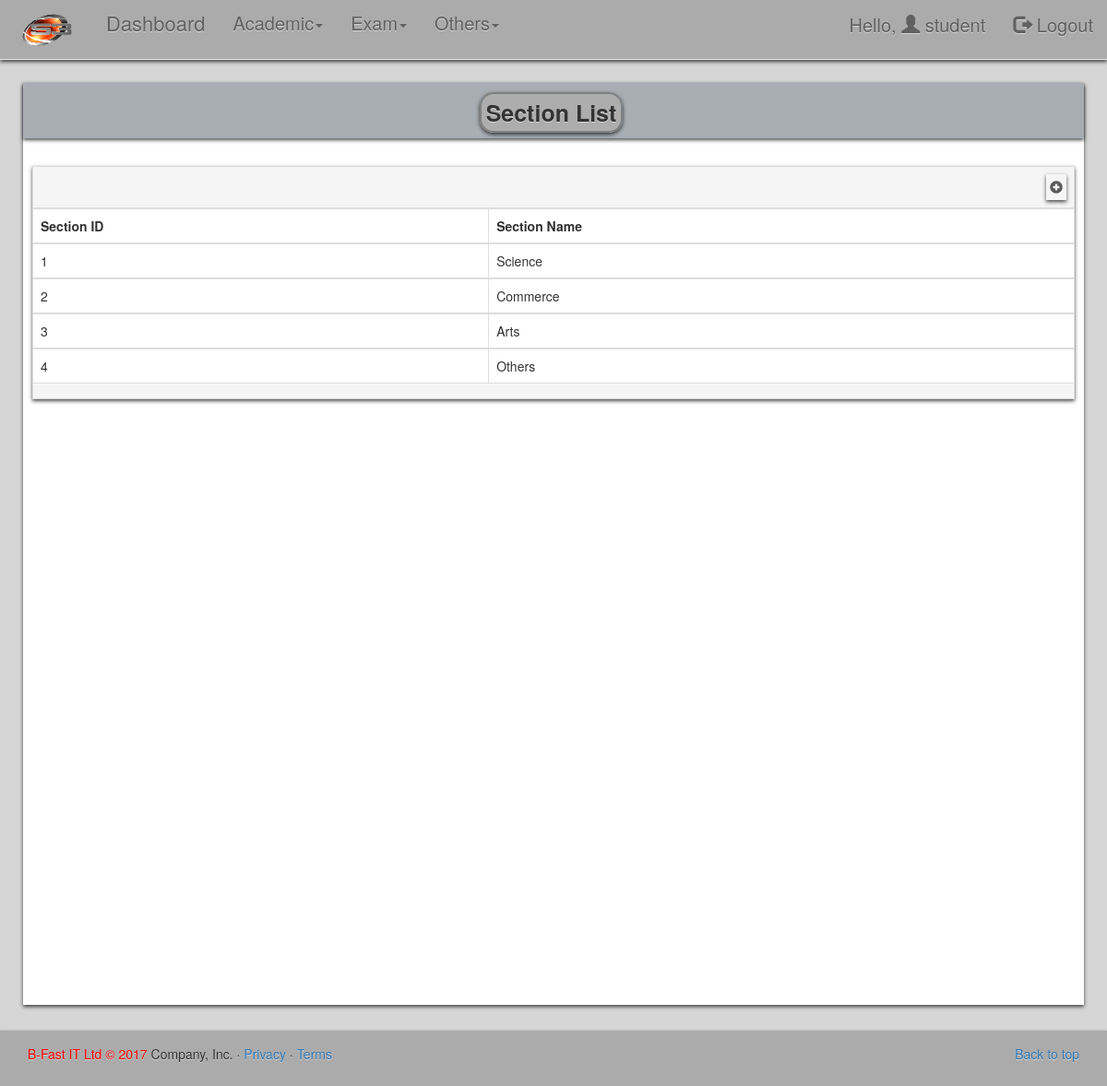
Screenshot of /home.php?item=30 (signed in) with the database file from the repository.
### tables this page shows
CREATE TABLE `say_c_group` (
  `id` int(11) NOT NULL,
  `group_name` varchar(100) DEFAULT NULL
);

### sinclude/section/view_section.php (the view, shortened to what this page needs)
<h2 class='styl boxshadow'><span class='style boxshadow'> Section List</span></h2>
  <div style='margin:10px' class='boxshadow'><table class='table table-bordered table table-hover'>
 <thead><tr><td colspan='3' style='background-color:#F5F5F5'>&nbsp;<span class=' boxshadow ' style='float:right; padding: 4px'><a href=''  style='font-weight:bold; color:#5A5A5A; text-decoration:none'><i class='glyphicon glyphicon-plus-sign'></i>  </a></span></td></tr>
 <tr><th>Section ID</th><th>Section Name</th></tr></thead>
 <?php
  $section_table=$db->query("select id,group_name from say_c_group order by id");
  while(list($section_id,$section_name)=$section_table->fetch_row()):?>
 <tbody>
	<tr>
	<td><?php echo $section_id;?></td>
	<td><?php echo $section_name;?></td>
	 </tr>
 <?php endwhile ?>
 <tr>
 	<td colspan='3'  style='background-color:#F5F5F5'></td>
 </tr>
 </tbody>
 </table>
 </div>

### css/style.css (style rules this page uses)
.style { background-color: #adadad; border: 2px solid gray; border-radius: 15px; box-shadow: 0 0 1px 2px lightgray; font-size: 25px; font-weight: bold; min-height: 15px; min-line-height: 25px; margin-right: 5px; padding: 2px 5px; text-align: center; width: 15px; }
.styl { text-align:center; background-color:#A9AEB4; margin-top:0px; padding:13px; min-height:15px; margin-bottom: 30px; }
.boxshadow { -webkit-box-shadow: 1px 1px 4px 0px rgba(0,0,0,0.71); -moz-box-shadow: 1px 1px 4px 0px rgba(0,0,0,0.71); box-shadow: 0px 2px 4px 0px rgba(0,0,0,0.71); -moz-linear-gradient(center bottom , #a3a8af, #cfd2d7) repeat scroll 0 0;text-shadow: 0 1px 0 rgba(255, 255, 255, 0.5); }
body { background-color:#D6D6D6; -moz-linear-gradient(center bottom , #a3a8af, #cfd2d7) repeat scroll 0 0; text-shadow: 0 1px 0 rgba(255, 255, 255, 0.5); margin-top:80px }

### css/custom.css (style rules this page uses)
body { padding-bottom: 40px; color: #5a5a5a; }

### rows the page displays
say_c_group: id "1", group_name "Science"
say_c_group: id "2", group_name "Commerce"
say_c_group: id "3", group_name "Arts"
say_c_group: id "4", group_name "Others"

### other values shown
$_SESSION["s_username"] "student"
Date("Y") "2017"
